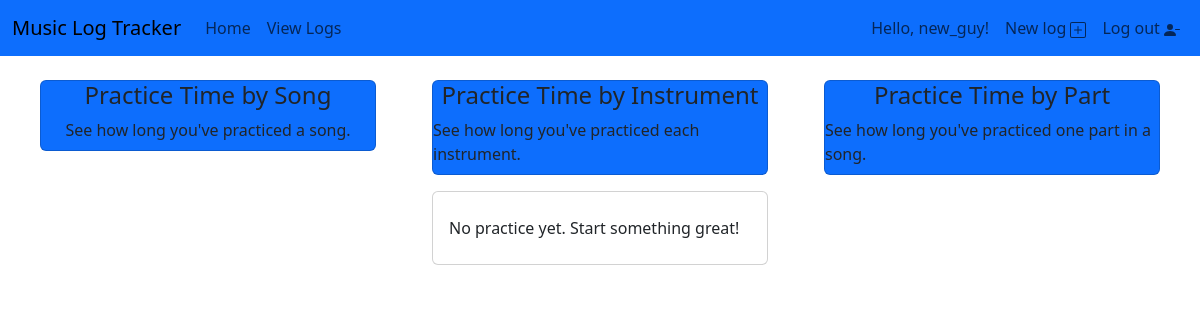
The page / (signed in) on the database as committed earlier.
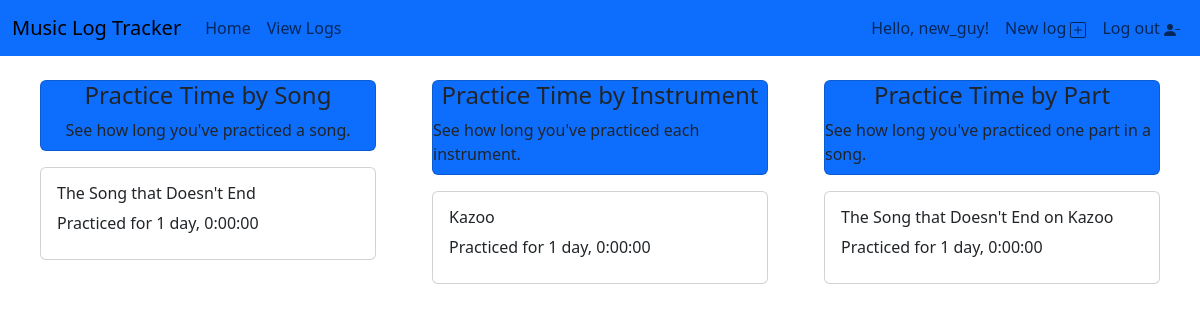
The same page on the database as committed later.
### tracker/models.py (models this page shows, shortened)
class Log(models.Model):
    user = models.ForeignKey(
        settings.AUTH_USER_MODEL, on_delete=models.CASCADE
    )
    song = models.CharField(default="General practice", help_text="Name of song practiced.")
    instrument = models.CharField(help_text="Name of instrument practiced.")
    duration = models.DurationField(default="00:00:00", help_text="Time practiced, in hours-minutes-seconds.")
    date = models.DateField(default=timezone.now, help_text="Date practiced.")

### tracker/views.py (the view)
# urls.py: path('', views.index, name='index'),
def index(request):
    if request.user.is_authenticated:
        time_by_song = (
            Log.objects.values('song')
            .filter(user=request.user)
            .annotate(totalTime=Sum('duration'))
            .order_by('-totalTime')
        )
        time_by_instrument = (
            Log.objects.values('instrument')
            .filter(user=request.user)
            .annotate(totalTime=Sum('duration'))
            .order_by('-totalTime')
        )
        time_by_part = (
            Log.objects.values('song', 'instrument')
            .filter(user=request.user)
            .annotate(totalTime=Sum('duration'))
            .order_by('-totalTime')
        )
        context = {
            'time_by_song': time_by_song,
            'time_by_instrument': time_by_instrument,
            'time_by_part': time_by_part,
        }
    else:
        context = {}
    return render(request, 'tracker/index.html', context)

### tracker/templates/tracker/index.html (shortened to what this page needs)
{% extends 'tracker/base.html' %}
{% block content %}
{% if user.is_authenticated %}
  <div class="container-fluid">
    <div class="row justify-content-start">
      <div class="col-md-4">
        <div class="card m-3 bg-primary">
          <h4 class="card-title m-auto">Practice Time by Song</h4>
          <p class="card-text m-auto py-2">See how long you've practiced a song.</p>
        </div>
      {% for song in time_by_song %}
        <div class="card m-3">
          <div class="card-body">
            <h6 class="card-title">{{ song.song }}</h6>
            <p class="card-text my-2">Practiced for {{ song.totalTime }}</p>
          </div>
        </div>
      {% endfor %}
      </div>
      <div class="col-md-4">
        <div class="card m-3 bg-primary">
          <h4 class="card-title m-auto">Practice Time by Instrument</h4>
          <p class="card-text m-auto py-2">See how long you've practiced each instrument.</p>
        </div>
      {% for inst in time_by_instrument %}
        <div class="card m-3">
          <div class="card-body">
            <h6 class="card-title">{{ inst.instrument }}</h6>
            <p class="card-text my-2">Practiced for {{ inst.totalTime }}</p>
          </div>
        </div>
      {% empty %}
        <div class="card m-3">
          <div class="card-body">
            <p class="card-text my-2">No practice yet. Start something great!</p>
          </div>
        </div>
      {% endfor %}
      </div>
      <div class="col-md-4">
        <div class="card m-3 bg-primary">
          <h4 class="card-title m-auto">Practice Time by Part</h4>
          <p class="card-text m-auto py-2">See how long you've practiced one part in a song.</p>
        </div>
      {% for part in time_by_part %}
        <div class="card m-3">
          <div class="card-body">
            <h6 class="card-title">{{ part.song }} on {{ part.instrument }}</h6>
            <p class="card-text my-2">Practiced for {{ part.totalTime }}</p>
          </div>
        </div>
      {% endfor %}
      </div>
    </div>
  </div>
{% else %}
  <p>This is the home page (I am not the prettifier)</p>
  <p>Track your music practice, yo!</p>
  <p>and some other stuff</p>
  <a href="/view_logs">View logs</a>
{% endif %}
{% endblock content %}

Rows that differ between the two databases and show on the page:
added Log: song "The Song that Doesn't End", totalTime "1 day, 0:00:00", instrument "Kazoo"
Other text that changed with them:
text no longer shown: "No practice yet. Start something great!"
